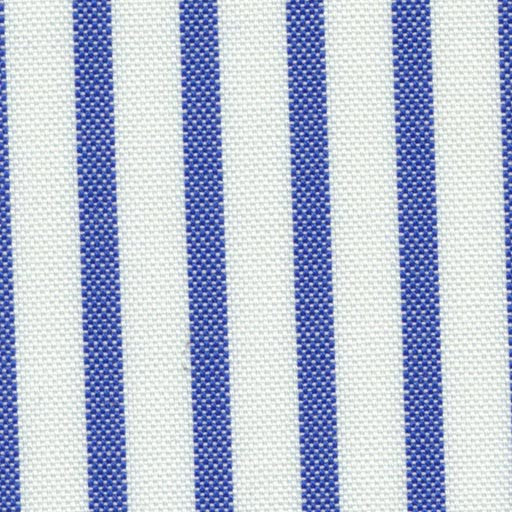
#> input picture 20250806Dataset/SP5/test/defect-free/005.png, 512 x 512 px
$ python step1_original.py --data_root ../20250806Dataset/SP5/test/defect --num 3
#> lines starting #> are read from the running program, lines starting #| are printed output that depends on the picture; after the words box and inside, x2 and y2 are one past the last pixel; in counts of white or black regions, pixels touching at a corner belong together

import argparse
from pathlib import Path
import random
from typing import List, Tuple

import numpy as np
from PIL import Image, ImageDraw, ImageFilter, ImageChops
import matplotlib
matplotlib.use("Agg")
import matplotlib.pyplot as plt

EXTS = {".png",".jpg",".jpeg",".bmp",".tif",".tiff"}

def list_images(folder: Path) -> List[Path]:
    return sorted([p for p in folder.rglob("*") if p.suffix.lower() in EXTS])

def mask_blobs(size: Tuple[int,int], num=(1,5), scale=(0.05,0.20)) -> Image.Image:
    W,H = size
    m = Image.new("L", (W,H), 0) #full black mask
    dr = ImageDraw.Draw(m)
    for _ in range(random.randint(*num)):
        sx = int(random.uniform(*scale)*W) #eclipse x-axis 橢圓x軸長度
        sy = int(random.uniform(*scale)*H) #eclipse y-axis
        cx = random.randint(0, W-1); cy = random.randint(0, H-1) #eclipse center point(x,y)
        dr.ellipse([cx-sx//2, cy-sy//2, cx+sx//2, cy+sy//2], fill=255) #draw eclipse with white
    m = m.filter(ImageFilter.GaussianBlur(radius=1))
    return m

def mask_scratches(size: Tuple[int,int], num=(1,4), width=(1,5)) -> Image.Image:
    W,H = size
    m = Image.new("L", (W,H), 0)
    dr = ImageDraw.Draw(m)
    for _ in range(random.randint(*num)):
        x0 = random.randint(0, W-1); y0 = random.randint(0, H-1)
        x1 = random.randint(0, W-1); y1 = random.randint(0, H-1)
        w  = random.randint(*width)
        dr.line([x0,y0,x1,y1], fill=255, width=w)
    m = m.filter(ImageFilter.GaussianBlur(radius=0.8))
    return m

def mask_rect_cutout(size: Tuple[int,int], num=(0,2), scale=(0.05,0.2)) -> Image.Image:
    W,H = size
    m = Image.new("L", (W,H), 0)
    dr = ImageDraw.Draw(m)
    for _ in range(random.randint(*num)):
        sx = int(random.uniform(*scale)*W); sy = int(random.uniform(*scale)*H)
        x0 = random.randint(0, max(0, W-sx)); y0 = random.randint(0, max(0, H-sy))
        dr.rectangle([x0,y0,x0+sx,y0+sy], fill=255)
    return m

def apply_in_mask(img: Image.Image, mask: Image.Image, severity: float=0.6) -> Image.Image:
    img = img.convert("RGB")
    base = np.array(img).astype(np.float32)

    # print(np.array(mask.resize(img.size, Image.NEAREST)).shape)
    # for i in (np.array(mask.resize(img.size, Image.NEAREST))):
    #     print(i)
    m = (np.array(mask.resize(img.size, Image.NEAREST)) > 127)
    # for i in m:
    #     print(i)
    modes_all = ["darken","noise","desaturate","brighten","blur"]
    k = random.choice([1,2,3])
    modes = random.sample(modes_all, k=k)

    out = base.copy()
    region = m

    if "darken" in modes:
        out[region] *= (1.0 - 0.55*severity)
    if "brighten" in modes:
        out[region] += 50*severity
    if "noise" in modes:
        out[region] += np.random.normal(0, 25*severity, size=out[region].shape)
    if "desaturate" in modes:
        w = np.array([0.299,0.587,0.114], dtype=np.float32)
        gray = (out[region]*w).sum(axis=1, keepdims=True)
        mix = 0.6 + 0.4*severity
        out[region] = mix*gray + (1-mix)*out[region]
    out = np.clip(out, 0, 255)

    if "blur" in modes:
        pil_blur = Image.fromarray(out.astype(np.uint8)).filter(ImageFilter.GaussianBlur(radius=max(1, int(2*severity))))
        blur_np = np.array(pil_blur).astype(np.float32)
        out[region] = blur_np[region]

    return Image.fromarray(out.astype(np.uint8))

def save_grid(triplets, out_png):
    cols=3; rows=len(triplets)
    fig, axes = plt.subplots(rows, cols, figsize=(cols*3.8, rows*3.2))
    if rows==1:
        axes = np.array([axes])
    for r,(orig,mask,synt) in enumerate(triplets):
        axes[r,0].imshow(orig); axes[r,0].set_axis_off(); axes[r,0].set_title("original")
        axes[r,1].imshow(mask, cmap="gray"); axes[r,1].set_axis_off(); axes[r,1].set_title("mask")
        axes[r,2].imshow(synt); axes[r,2].set_axis_off(); axes[r,2].set_title("synthetic")
    fig.tight_layout(); fig.savefig(out_png, dpi=130); plt.close(fig)

def main():
    ap = argparse.ArgumentParser(description="Step 1: Create synthetic anomaly images (NO GroundTruth)")
    ap.add_argument("--data_root", required=True, help="Path containing SP3/SP5")
    ap.add_argument("--site", choices=["SP3","SP5"], default="SP3")
    ap.add_argument("--out_dir", default="synthetic_data")
    ap.add_argument("--resize", type=int, nargs=2, default=[256,256])
    ap.add_argument("--num", type=int, required=True, help="How many normals image to Synthesize?")
    ap.add_argument("--variants", type=int, default=1, help="Synthetic variants per base image")
    ap.add_argument("--severity", type=float, default=0.6)
    ap.add_argument("--seed", type=int, default=42)
    args = ap.parse_args()

    random.seed(args.seed);
    np.random.seed(args.seed)

    site_root = Path(args.data_root) / args.site
    train_normals = site_root/'train'/'defect-free'
    normals = list_images(train_normals)
    print(len(normals))
    if len(normals)==0:
        print('No normal images under:', train_normals); return

    H,W = args.resize
    out_base = Path(args.out_dir)/args.site
    out_img = out_base/'images'
    out_mask = out_base/'masks'
    out_src  = out_base/'originals'
    for d in [out_img,out_mask,out_src]:
        d.mkdir(parents=True, exist_ok=True)

    random.shuffle(normals)
    normals = normals[:args.num]

    preview = []
    counter=0
    for p in normals:
        try:
            base = Image.open(p).convert('RGB').resize((W,H), Image.BILINEAR)
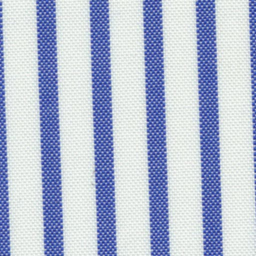
#> base: PIL image 256x256 RGB; mean R, G, B 181, 190.3, 211.7
        except Exception as e:
            print('Skip unreadable:', p, e); continue

        for v in range(args.variants):
            m = mask_blobs((W,H))
            if random.random()<0.6:
                m = ImageChops.lighter(m, mask_scratches((W,H)))
            if random.random()<0.3:
                m = ImageChops.lighter(m, mask_rect_cutout((W,H)))

            synt = apply_in_mask(base, m, severity=args.severity)

            stem = Path(p).stem
            base.save(out_src/f"{stem}_src.png")
            synt.save(out_img/f"{stem}_s{counter:04d}.png")
            m.save(out_mask/f"{stem}_s{counter:04d}_mask.png")

            # if len(preview)<8:
            #     preview.append((base, m, synt))

            counter += 1
#> this loop made 1 pass
#> pass 1, in mask_blobs, `m = m.filter(ImageFilter.GaussianBlur(radius=1))`:
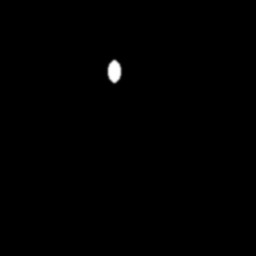
#> m: PIL image 256x256 L; min 0, max 255, mean 0.9
#> after the loop, counter = 1

    # [4 lines of commented-out code are left out]

    print('Done. Wrote:', counter, 'synthetic images to', out_img.resolve())
#| Done. Wrote: 1 synthetic images to step1_synthesize/synthetic_data/SP3/images

if __name__ == '__main__':
    main()

$ run again, on 20250806Dataset/SP5/test/defect-free/008.png
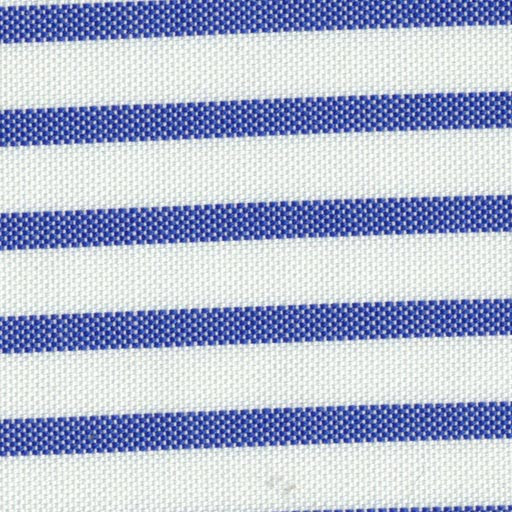
#> input picture 20250806Dataset/SP5/test/defect-free/008.png, 512 x 512 px
#> in main, `base = Image.open(p).convert('RGB').resize((W,H), Image.BILINEAR)`:
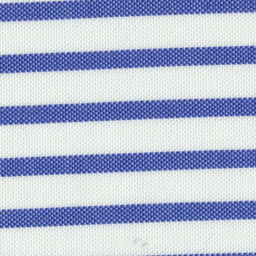
#> base: PIL image 256x256 RGB; mean R, G, B 177.6, 186.2, 209.5
#> the loop in main, `for v in range(args.variants):` made 1 pass
#> pass 1, in apply_in_mask, `m = (np.array(mask.resize(img.size, Image.NEAREST)) > 127)`:
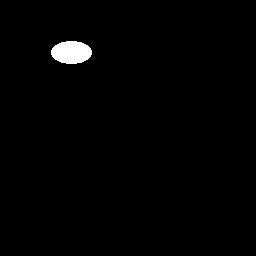
#> m: shape (256, 256) bool; 1.1% white; 1 white region, box (x1, y1, x2, y2) and area: (51, 41, 92, 64) 743
#> after the loop in main, `for v in range(args.variants):`: counter = 1

$ run again, on 20250806Dataset/SP5/train/defect-free/013.png
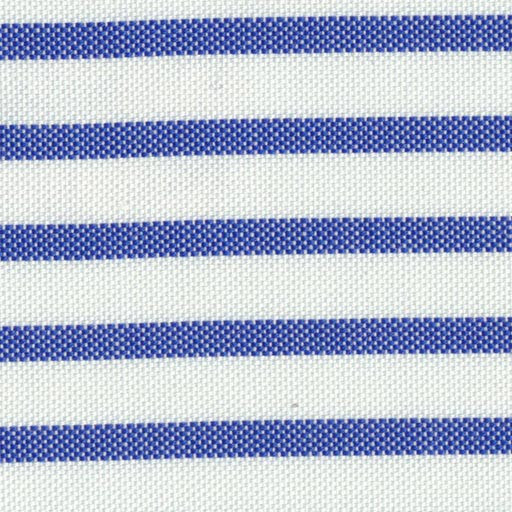
#> input picture 20250806Dataset/SP5/train/defect-free/013.png, 512 x 512 px
#> in main, `base = Image.open(p).convert('RGB').resize((W,H), Image.BILINEAR)`:
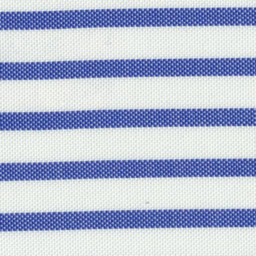
#> base: PIL image 256x256 RGB; mean R, G, B 178.6, 187.3, 209.6
#> after the loop in main, `for v in range(args.variants):`: counter = 1
#| Done. Wrote: 1 synthetic images to step1_synthesize/synthetic_data/SP3/images
